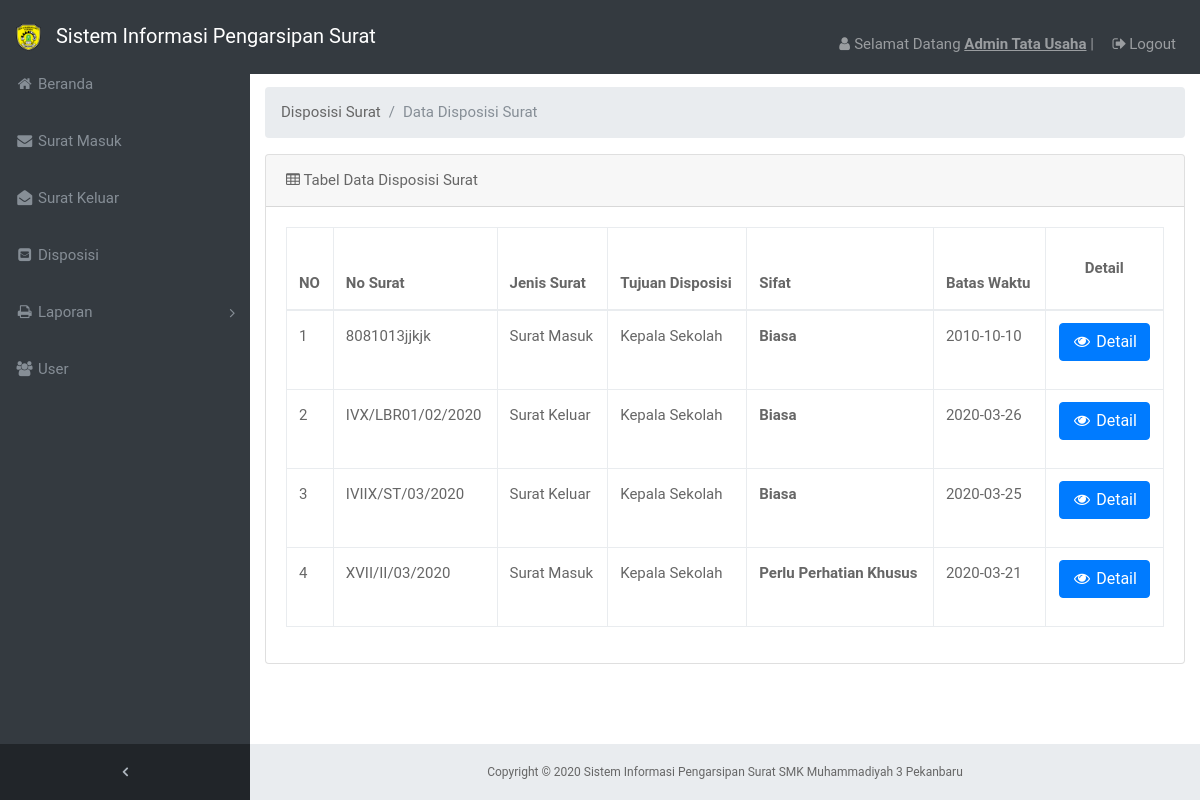
The app's page /admin/index.php?p=disposisi (signed in) with its own data.
### tables this page shows
CREATE TABLE IF NOT EXISTS `tbl_disposisi` (
`id_disposisi` int(6) NOT NULL,
  `no_surat` varchar(100) NOT NULL,
  `jenis_surat` varchar(20) NOT NULL,
  `tujuan_disposisi` varchar(50) NOT NULL,
  `isi_disposisi` varchar(250) NOT NULL,
  `sifat` varchar(50) NOT NULL,
  `batas_waktu` date NOT NULL,
  `catatan` varchar(250) NOT NULL,
  `id_user` int(11) NOT NULL
);

### admin/pages/disposisi.php (the view, shortened to what this page needs)
  <div class="content-wrapper">
    <div class="container-fluid">
      <ol class="breadcrumb">
        <li class="breadcrumb-item">
          <a href="#">Disposisi Surat</a>
        </li>
        <li class="breadcrumb-item active">Data Disposisi Surat</li>
      </ol>
      <div class="card mb-3">
        <div class="card-header">
          <i class="fa fa-table"></i> Tabel Data Disposisi Surat</div>
        <div class="card-body">
          <div class="table-responsive">
            <table class="table table-bordered" id="dataTable" width="100%" cellspacing="0">
<?php
  $level = $_SESSION['level'];
  if($level == "Umum"){
    $sqll = "select * from tbl_disposisi where tujuan_disposisi = 'Umum' or tujuan_disposisi = 'Kepala Sekolah' order by id_disposisi desc";
  }
  else{
    $sqll = "select * from tbl_disposisi where tujuan_disposisi = '$level' order by id_disposisi desc";
  }
    $resultt = mysql_query($sqll);
    if(mysql_num_rows($resultt) > 0){
?>
              <thead>
                <tr>
                    <th>NO</th>
                    <th>No Surat</th>
                    <th>Jenis Surat</th>
                    <th>Tujuan Disposisi</th>
                    <th>Sifat</th>
                    <th>Batas Waktu</th>
                    <th><p align="center">Detail</p></th>
                </tr>
              </thead>
              <tbody>
<?php
  $nomor=1;
  while($data = mysql_fetch_array($resultt)){
?>
                <tr>
                  <td><?php echo $nomor++; ?></td>
                  <td><?php echo $data['no_surat'];?></td>
                  <td><?php echo $data['jenis_surat'];?></td>
                  <td><?php echo $data['tujuan_disposisi'];?></td>
                  <td><b><?php echo $data['sifat'];?></b></td>
                  <td><?php echo $data['batas_waktu'];?></td>
                  <td align="center">
                    <a href="index.php?p=detail_disposisi&id_disposisi=<?php echo $data['id_disposisi']; ?>" class="btn btn-primary mb-3"> <i class="fa fa-fw fa-eye" style="color: white"></i> <font color="white">Detail</font></a>
                  </td>
                </tr>
<?php
  }
?>
              </tbody>
            </table>
<?php
  }else{
    echo 'Data not found!';
    echo mysql_error();
  }
?>
          </div>
        </div>
      </div>
    </div>

### assets/css/style-foto.css (style rules this page uses)
html, body { padding: 0; margin: 0; }

### records on screen
tbl_disposisi: no_surat "8081013jjkjk", jenis_surat "Surat Masuk", tujuan_disposisi "Kepala Sekolah", sifat "Biasa", batas_waktu "2010-10-10"
tbl_disposisi: no_surat "IVX/LBR01/02/2020", jenis_surat "Surat Keluar", tujuan_disposisi "Kepala Sekolah", sifat "Biasa", batas_waktu "2020-03-26"
tbl_disposisi: no_surat "IVIIX/ST/03/2020", jenis_surat "Surat Keluar", tujuan_disposisi "Kepala Sekolah", sifat "Biasa", batas_waktu "2020-03-25"
tbl_disposisi: no_surat "XVII/II/03/2020", jenis_surat "Surat Masuk", tujuan_disposisi "Kepala Sekolah", sifat "Perlu Perhatian Khusus", batas_waktu "2020-03-21"

### other values on screen
$_SESSION['nama'] "Admin Tata Usaha"
